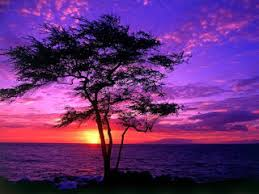
#> input picture images.jpg, 259 x 194 px
$ python deneme.py --image images.jpg
#> lines starting #> are read from the running program, lines starting #| are printed output that depends on the picture
import numpy as np
import argparse
import imutils
import cv2

ap = argparse.ArgumentParser()
ap.add_argument("-i", "--image", required = True, help = "Path to the image")
args = vars(ap.parse_args())

image = cv2.imread(args["image"])
#> image is the input picture: shape (194, 259, 3); mean B, G, R 118, 45.5, 100.6
cv2.imshow("Original", image)


M = np.float32([[1, 0, 25], [0, 1, 50]])
shifted = cv2.warpAffine(image, M, (image.shape[1], image.shape[0]))
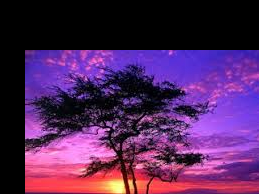
#> shifted: shape (194, 259, 3); mean B, G, R 92.3, 38.1, 83.6
cv2.imshow("Shifted Down and Right", shifted)

M = np.float32([[1, 0, -50], [0, 1, -90]])
shifted = cv2.warpAffine(image, M, (image.shape[1], image.shape[0]))
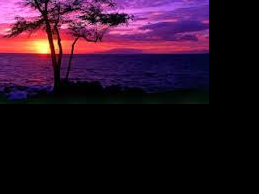
#> shifted: shape (194, 259, 3); mean B, G, R 36.8, 17.1, 41.9
cv2.imshow("Shifted Up and Left", shifted)
